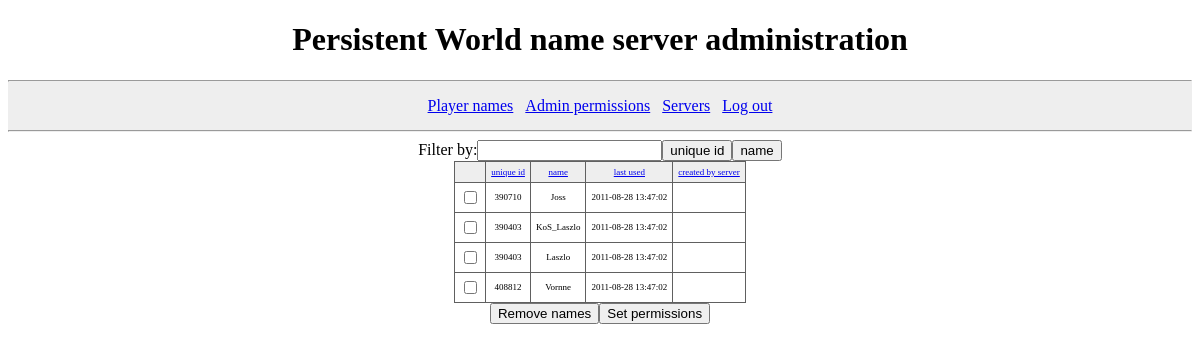
Screenshot of /pwnameserver/index.php?page=player_names&order_by=name (signed in) with the database file from the repository.
### tables this page shows
CREATE TABLE player_names (
  id INT(5) UNSIGNED NOT NULL AUTO_INCREMENT,
  unique_id INT(7) UNSIGNED NOT NULL,
  name VARCHAR(28) NOT NULL,
  last_used_time TIMESTAMP DEFAULT CURRENT_TIMESTAMP ON UPDATE CURRENT_TIMESTAMP,
  inserted_by_warband_server_id INT(5) UNSIGNED DEFAULT NULL,
  PRIMARY KEY (id),
  KEY (unique_id),
  UNIQUE KEY (name)
);

### pwnameserver/player_names.php (the view, shortened to what this page needs)
<?php
function show_player_names()
{
  $current_uri = htmlspecialchars($_SERVER["REQUEST_URI"]);
  $desc = "";
  if (isset($_GET["order_by"]))
  {
    $order_by = explode("_", $_GET["order_by"]);
    if (count($order_by) <= 1) $desc = "_desc";
    $order_by = $order_by[0];
    $cleaned_uri = htmlspecialchars(preg_replace('/[&?]order_by=[^=&?]*/', '', $_SERVER["REQUEST_URI"]));
  }
  else
  {
    $cleaned_uri = $current_uri;
  }
  echo("<form action=\"$current_uri\" method=\"get\"><div class=\"database_actions\">");
  echo('<label for="filter_text">Filter by:</label>');
  echo('<input type="text" name="filter" id="filter_text"/>');
  echo('<input type="submit" name="by_uid" value="unique id"/>');
  echo('<input type="submit" name="by_name" value="name"/>');
  echo("</div></form>\n");
  $query = "SELECT player_names.id, unique_id, player_names.name AS player_name, last_used_time, warband_servers.name AS server_name
    FROM player_names LEFT JOIN warband_servers ON player_names.inserted_by_warband_server_id = warband_servers.id";
  if (isset($order_by))
  {
    if ($order_by == "uid") $query .= " ORDER BY player_names.unique_id";
    else if ($order_by == "name") $query .= " ORDER BY player_names.name";
    else if ($order_by == "date") $query .= " ORDER BY player_names.last_used_time";
    else if ($order_by == "server") $query .= " ORDER BY player_names.inserted_by_warband_server_id";
  }
  $query .= ";";
  $result = mysql_query($query);
  echo("<form action=\"$current_uri\" method=\"post\">");
  echo('<table class="database_view"><thead><tr><th/>');
  echo("<th><a href=\"$cleaned_uri&amp;order_by=uid$desc\">unique id</a></th>");
  echo("<th><a href=\"$cleaned_uri&amp;order_by=name$desc\">name</a></th>");
  echo("<th><a href=\"$cleaned_uri&amp;order_by=date$desc\">last used</a></th>");
  echo("<th><a href=\"$cleaned_uri&amp;order_by=server$desc\">created by server</a></th>");
  echo('</tr></thead><tbody>');
  while ($row = mysql_fetch_assoc($result))
  {
    $cb_id = "cb_$row[id]";
    echo("<tr><td><input type=\"checkbox\" name=\"ids[]\" value=\"$row[id]\" id=\"$cb_id\"/></td>");
    echo("<td><label for=\"$cb_id\">$row[unique_id]</label></td>");
    $player_name = htmlspecialchars($row["player_name"]);
    echo("<td><label for=\"$cb_id\">$player_name</label></td>");
    echo("<td><label for=\"$cb_id\">$row[last_used_time]</label></td>");
    $server_name = htmlspecialchars($row["server_name"]);
    echo("<td><label for=\"$cb_id\">$server_name</label></td>");
    echo("</tr>\n");
  }
  echo("</tbody></table>\n");
  echo('<div class="database_actions">');
  echo('<input type="submit" name="remove_names" value="Remove names"/>');
  echo('<input type="submit" name="set_permissions" value="Set permissions"/>');
  echo("</div></form>\n");
}
?>

### pwnameserver/main.css (style rules this page uses)
.database_view { border: 1px solid #606060; border-collapse: collapse; overflow: scroll; text-align: center; margin-left: auto; margin-right: auto; }
.database_view th, td { font-size: xx-small; border: 1px solid #606060; padding: 5px; }
.database_view th { font-weight: normal; background-color: #eeeeee; }
div.database_actions { text-align: center; }

### rows the page displays
player_names: unique "390710", name "Joss", last_used_time "2011-08-28 13:47:02"
player_names: unique "390403", name "KoS_Laszlo", last_used_time "2011-08-28 13:47:02"
player_names: unique "390403", name "Laszlo", last_used_time "2011-08-28 13:47:02"
player_names: unique "408812", name "Vornne", last_used_time "2011-08-28 13:47:02"
